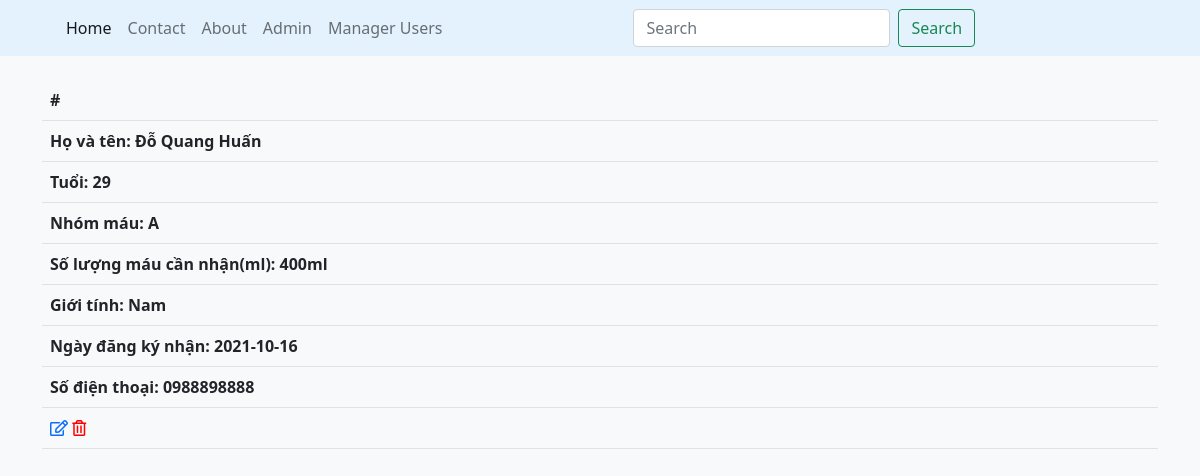
/Chitiet.php?reci_id=2, run on the app's committed database.
### tables this page shows
CREATE TABLE `nguoi_nhan_mau` (
  `reci_id` int(100) NOT NULL,
  `reci_name` varchar(300) DEFAULT NULL,
  `reci_age` int(200) DEFAULT NULL,
  `reci_bgrp` char(255) DEFAULT NULL,
  `reci_bqnty` char(200) DEFAULT NULL,
  `reci_sex` varchar(10) DEFAULT NULL,
  `reci_reg_date` date DEFAULT NULL,
  `reci_phno` char(50) DEFAULT NULL
);

### Chitiet.php (the view, shortened to what this page needs)
<?php
require('./config/db.php');
?>
<!doctype html>
<html lang="en">
<head>
    <link rel="stylesheet" href="https://pro.fontawesome.com/releases/v5.10.0/css/all.css" />
    <link rel="stylesheet" href="https://cdn.jsdelivr.net/npm/bootstrap@5.0.2/dist/css/bootstrap.min.css">
</head>
<body class="bg-light">
    <div class="header">
        <nav class="navbar navbar-expand-lg navbar-light " style="background-color: #e3f2fd;">
            <div class="container">
                <div class="collapse navbar-collapse" id="navbarSupportedContent">
                    <ul class="navbar-nav me-auto mb-2 mb-lg-0">
                        <li class="nav-item">
                            <a class="nav-link active" aria-current="page" href="index.php">Home</a>
                        </li>
                        <li class="nav-item">
                            <a class="nav-link" href="#">Contact</a>
                        </li>
                        <li class="nav-item">
                            <a class="nav-link" href="#">About</a>
                        </li>
                        <li class="nav-item">
                            <a class="nav-link" href="admin.php">Admin</a>
                        </li>
                        <li class="nav-item">
                            <a class="nav-link" href="manager.php">Manager Users</a>
                        </li>
                    </ul>
                    <form class="d-flex me-auto">
                        <input class="form-control me-2" type="search" placeholder="Search" aria-label="Search">
                        <button class="btn btn-outline-success" type="submit">Search</button>
                    </form>
                </div>
            </div>
        </nav>
    </div>
    <div class="container">
        <div class="mt-4">
            <table class="table">
                <thead>
                    <?php
                    $reci_id = $_GET['reci_id'];
                    $select = "SELECT * FROM nguoi_nhan_mau where reci_id = $reci_id";
                    $result = mysqli_query($conn, $select);
                    while ($row = mysqli_fetch_assoc($result)) {
                    ?>
                        <tr>
                            <th scope="col">#</th>
                        </tr>
                        <tr>
                            <th scope="col"> Họ và tên: <?php echo $row['reci_name']; ?></th>
                        </tr>
                        <tr>
                            <th scope="col">Tuổi: <?php echo $row['reci_age']; ?></th>
                        </tr>
                        <tr>
                            <th scope="col">Nhóm máu: <?php echo $row['reci_bgrp']; ?></th>
                        </tr>
                        <tr>
                            <th scope="col">Số lượng máu cần nhận(ml): <?php echo $row['reci_bqnty']; ?></th>
                        </tr>
                        <tr>
                            <th scope="col">Giới tính: <?php echo $row['reci_sex']; ?></th>
                        </tr>
                        <tr>
                            <th scope="col">Ngày đăng ký nhận: <?php echo $row['reci_reg_date']; ?></th>
                        </tr>
                        <tr>
                            <th scope="col">Số điện thoại: <?php echo $row['reci_phno']; ?></th>
                        </tr>
                        <tr>
                            <th scope="col">
                                <a href="sua.php?id=<?php echo $row['reci_id']; ?>"><i class="far fa-edit"></i></a>
                                <a href="xoa.php?id=<?php echo $row['reci_id']; ?>"><i class="far fa-trash-alt" style="color: red;"></i></a>
                            </th>
                        </tr>
                    <?php } ?>
                </thead>
            </table>
        </div>
    </div>
</body>
</html>

### data on the page
nguoi_nhan_mau: reci_name "Đỗ Quang Huấn", reci_age "29", reci_bgrp "A", reci_bqnty "400ml", reci_sex "Nam", reci_reg_date "2021-10-16", reci_phno "0988898888"
